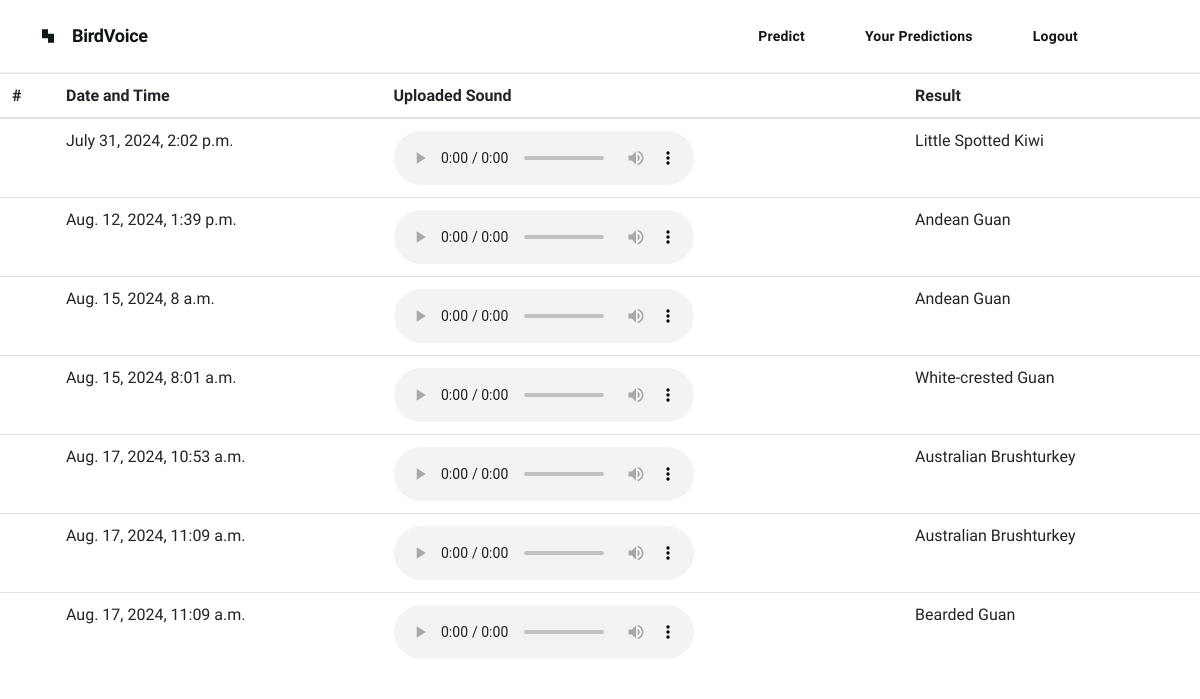
The page /auth/prediction-list (signed in) on the database as committed earlier.
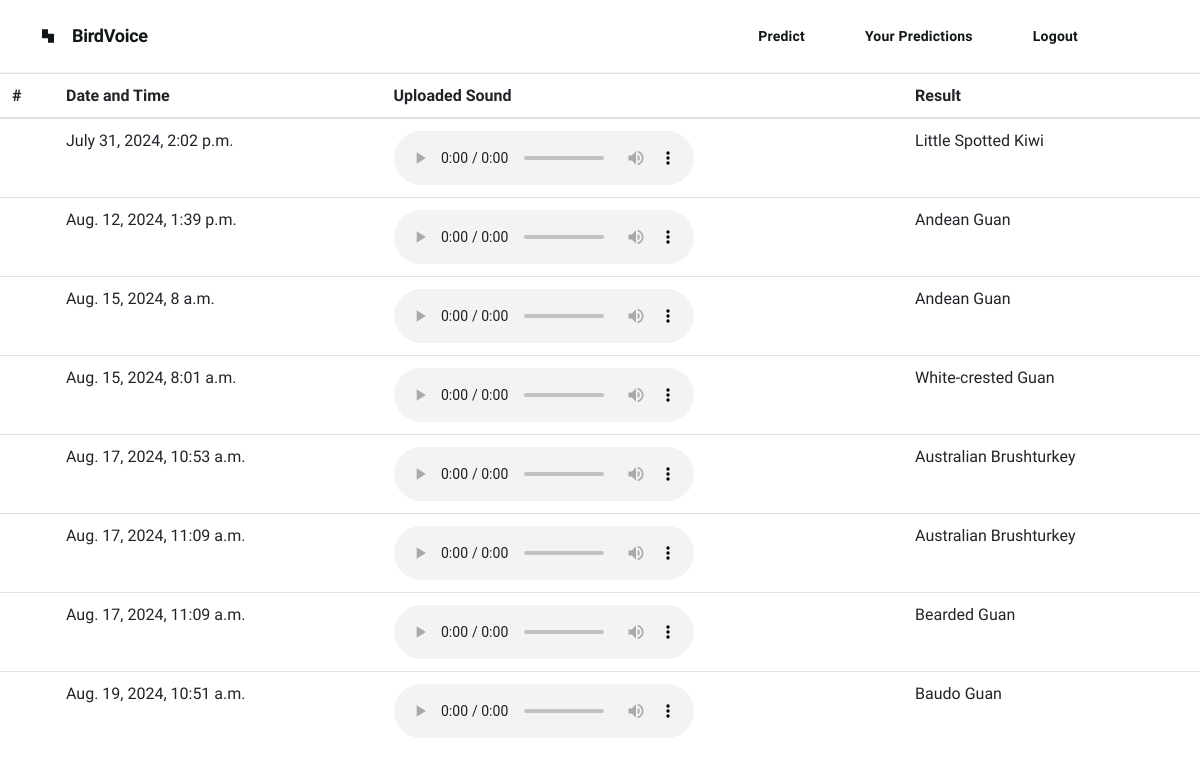
The same page on the database as committed later.
### bird_voice_classifier/models.py (models this page shows, shortened)
class Prediction(models.Model):
    dateAndTime = models.DateTimeField(("Date And Time"), auto_now=False, auto_now_add=True)
    user = models.ForeignKey("auth.User", verbose_name=("User"), on_delete=models.CASCADE)
    file = models.URLField(("File Url"), max_length=200)
    result = models.CharField(("Predicted Result"), max_length=150)
    confidence = models.CharField(("Model Confidence"), max_length=50)
    class Meta:
        verbose_name = ("Prediction")
        verbose_name_plural = ("Predictions")

### user/views.py (the view)
# urls.py: path('prediction-list', prediction_list, name='users-predictions'),
@login_required(login_url= '/auth/login')
def prediction_list(request):
    pList = Prediction.objects.filter(user= request.user)
    return render(request, 'user/list.html', {'list': pList})

### templates/user/list.html (shortened to what this page needs)
{% extends "../site/base.html" %}
{% block css %}
<link rel="stylesheet" href="https://maxcdn.bootstrapcdn.com/bootstrap/4.0.0/css/bootstrap.min.css">
<link rel="stylesheet" href="https://use.fontawesome.com/releases/v5.8.2/css/all.css">
{% endblock css %}
{% block content %}
<table class="table">
    <thead>
      <tr>
        <th scope="col">#</th>
        <th scope="col">Date and Time</th>
        <th scope="col">Uploaded Sound</th>
        <th scope="col">Result</th>
      </tr>
    </thead>
    <tbody>
        {% for item in list %}
      <tr>
        <th scope="row">{{item.count}}</th>
        <td>{{item.dateAndTime}}</td>
        <td><audio src="{{item.file}}" controls></audio></td>
        <td>{{item.result}}</td>
      </tr>
      {% endfor %}
    </tbody>
  </table>
{% endblock content %}

Rows that differ between the two databases and show on the page:
added Prediction: dateAndTime "Aug. 19, 2024, 10:51 a.m.", result "Baudo Guan"
